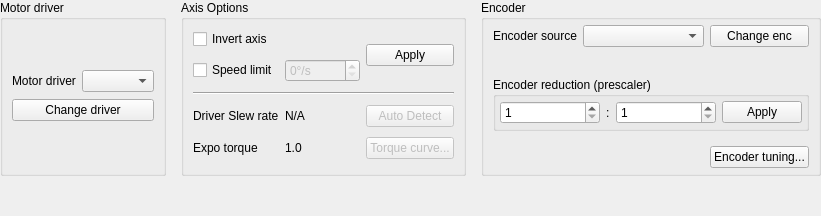
     <widget class="QWidget" name="tab_2">
      <property name="autoFillBackground">
       <bool>false</bool>
      </property>
      <attribute name="title">
       <string>Hardware</string>
      </attribute>
      <layout class="QGridLayout" name="gridLayout">
       <property name="leftMargin">
        <number>0</number>
       </property>
       <property name="topMargin">
        <number>0</number>
       </property>
       <property name="rightMargin">
        <number>0</number>
       </property>
       <property name="bottomMargin">
        <number>0</number>
       </property>
       <property name="spacing">
        <number>15</number>
       </property>
       <item row="0" column="0">
        <widget class="QGroupBox" name="groupBox_hardware">
         <property name="sizePolicy">
          <sizepolicy hsizetype="Preferred" vsizetype="Preferred">
           <horstretch>0</horstretch>
           <verstretch>0</verstretch>
          </sizepolicy>
         </property>
         <property name="title">
          <string>Motor driver</string>
         </property>
         <layout class="QGridLayout" name="gridLayout_2">
          <item row="1" column="1">
           <widget class="QComboBox" name="comboBox_driver">
            <property name="sizePolicy">
             <sizepolicy hsizetype="Preferred" vsizetype="Fixed">
              <horstretch>2</horstretch>
              <verstretch>0</verstretch>
             </sizepolicy>
            </property>
           </widget>
          </item>
          <item row="3" column="0" colspan="2">
           <spacer name="verticalSpacer">
            <property name="orientation">
             <enum>Qt::Orientation::Vertical</enum>
            </property>
            <property name="sizeType">
             <enum>QSizePolicy::Policy::Preferred</enum>
            </property>
            <property name="sizeHint" stdset="0">
             <size>
              <width>20</width>
              <height>40</height>
             </size>
            </property>
           </spacer>
          </item>
          <item row="2" column="0" colspan="2">
           <widget class="QPushButton" name="pushButton_submit_hw">
            <property name="sizePolicy">
             <sizepolicy hsizetype="Preferred" vsizetype="Fixed">
              <horstretch>0</horstretch>
              <verstretch>0</verstretch>
             </sizepolicy>
            </property>
            <property name="text">
             <string>Change driver</string>
            </property>
           </widget>
          </item>
          <item row="0" column="0" colspan="2">
           <spacer name="verticalSpacer_3">
            <property name="orientation">
             <enum>Qt::Orientation::Vertical</enum>
            </property>
            <property name="sizeType">
             <enum>QSizePolicy::Policy::Preferred</enum>
            </property>
            <property name="sizeHint" stdset="0">
             <size>
              <width>20</width>
              <height>40</height>
             </size>
            </property>
           </spacer>
          </item>
          <item row="1" column="0">
           <widget class="QLabel" name="label">
            <property name="text">
             <string>Motor driver</string>
            </property>
           </widget>
          </item>
         </layout>
        </widget>
       </item>
       <item row="0" column="1">
        <widget class="QGroupBox" name="groupBox_axisOption">
         <property name="title">
          <string>Axis Options</string>
         </property>
         <layout class="QGridLayout" name="gridLayout_7">
          <property name="topMargin">
           <number>5</number>
          </property>
          <property name="bottomMargin">
           <number>5</number>
          </property>
          <item row="3" column="0">
           <widget class="QLabel" name="label_16">
            <property name="text">
             <string>Driver Slew rate</string>
            </property>
           </widget>
          </item>
          <item row="1" column="1">
           <widget class="QSpinBox" name="spinBox_speedlimit">
            <property name="enabled">
             <bool>false</bool>
            </property>
            <property name="keyboardTracking">
             <bool>false</bool>
            </property>
            <property name="suffix">
             <string>°/s</string>
            </property>
            <property name="minimum">
             <number>0</number>
            </property>
            <property name="maximum">
             <number>65535</number>
            </property>
            <property name="singleStep">
             <number>10</number>
            </property>
            <property name="value">
             <number>0</number>
            </property>
           </widget>
          </item>
          <item row="1" column="0">
           <widget class="QCheckBox" name="checkBox_speedlimit">
            <property name="text">
             <string>Speed limit</string>
            </property>
           </widget>
          </item>
          <item row="3" column="1">
           <widget class="QLabel" name="label_maxDrvSlewRate">
            <property name="text">
             <string>N/A</string>
            </property>
           </widget>
          </item>
          <item row="4" column="2">
           <widget class="QPushButton" name="pushButton_expo">
            <property name="enabled">
             <bool>false</bool>
            </property>
            <property name="text">
             <string>Torque curve...</string>
            </property>
           </widget>
          </item>
          <item row="4" column="1">
           <widget class="QLabel" name="label_Expo">
            <property name="text">
             <string>1.0</string>
            </property>
           </widget>
          </item>
          <item row="0" column="1">
           <spacer name="horizontalSpacer_2">
            <property name="orientation">
             <enum>Qt::Orientation::Horizontal</enum>
            </property>
            <property name="sizeHint" stdset="0">
             <size>
              <width>40</width>
              <height>20</height>
             </size>
            </property>
           </spacer>
          </item>
          <item row="0" column="0">
           <widget class="QCheckBox" name="checkBox_invert">
            <property name="sizePolicy">
             <sizepolicy hsizetype="Preferred" vsizetype="Fixed">
              <horstretch>0</horstretch>
              <verstretch>0</verstretch>
             </sizepolicy>
            </property>
            <property name="toolTip">
             <string>&lt;html&gt;&lt;head/&gt;&lt;body&gt;&lt;p&gt;Reverses the axis.&lt;br/&gt;Also reverses the forces so they keep pointing in the correct direction.&lt;/p&gt;&lt;/body&gt;&lt;/html&gt;</string>
            </property>
            <property name="text">
             <string>Invert axis</string>
            </property>
           </widget>
          </item>
          <item row="3" column="2">
           <widget class="QPushButton" name="pushButton_2">
            <property name="enabled">
             <bool>false</bool>
            </property>
            <property name="text">
             <string>Auto Detect</string>
            </property>
           </widget>
          </item>
          <item row="4" column="0">
           <widget class="QLabel" name="label_15">
            <property name="text">
             <string>Expo torque</string>
            </property>
           </widget>
          </item>
          <item row="0" column="2" rowspan="2">
           <widget class="QPushButton" name="pushButton_apply_options">
            <property name="text">
             <string>Apply</string>
            </property>
           </widget>
          </item>
          <item row="2" column="0" colspan="3">
           <widget class="Line" name="line">
            <property name="orientation">
             <enum>Qt::Orientation::Horizontal</enum>
            </property>
           </widget>
          </item>
         </layout>
        </widget>
       </item>
       <item row="0" column="2">
        <widget class="QGroupBox" name="groupBox_encoder">
         <property name="sizePolicy">
          <sizepolicy hsizetype="Preferred" vsizetype="Preferred">
           <horstretch>0</horstretch>
           <verstretch>0</verstretch>
          </sizepolicy>
         </property>
         <property name="title">
          <string>Encoder</string>
         </property>
         <layout class="QGridLayout" name="gridLayout_4">
          <property name="topMargin">
           <number>5</number>
          </property>
          <property name="bottomMargin">
           <number>5</number>
          </property>
          <property name="verticalSpacing">
           <number>15</number>
          </property>
          <item row="0" column="2">
           <widget class="QComboBox" name="comboBox_encoder">
            <property name="sizePolicy">
             <sizepolicy hsizetype="Expanding" vsizetype="Fixed">
              <horstretch>1</horstretch>
              <verstretch>0</verstretch>
             </sizepolicy>
            </property>
            <property name="sizeAdjustPolicy">
             <enum>QComboBox::SizeAdjustPolicy::AdjustToContents</enum>
            </property>
           </widget>
          </item>
          <item row="5" column="1" colspan="3">
           <widget class="QGroupBox" name="groupBox_reduction">
            <property name="sizePolicy">
             <sizepolicy hsizetype="Preferred" vsizetype="Preferred">
              <horstretch>0</horstretch>
              <verstretch>0</verstretch>
             </sizepolicy>
            </property>
            <property name="minimumSize">
             <size>
              <width>0</width>
              <height>0</height>
             </size>
            </property>
            <property name="title">
             <string>Encoder reduction (prescaler)</string>
            </property>
            <property name="checkable">
             <bool>false</bool>
            </property>
            <layout class="QGridLayout" name="encreduc_layout">
             <property name="leftMargin">
              <number>4</number>
             </property>
             <property name="topMargin">
              <number>4</number>
             </property>
             <property name="rightMargin">
              <number>4</number>
             </property>
             <property name="bottomMargin">
              <number>4</number>
             </property>
             <item row="0" column="1">
              <widget class="QLabel" name="label_9">
               <property name="sizePolicy">
                <sizepolicy hsizetype="Fixed" vsizetype="Preferred">
                 <horstretch>0</horstretch>
                 <verstretch>0</verstretch>
                </sizepolicy>
               </property>
               <property name="text">
                <string>:</string>
               </property>
              </widget>
             </item>
             <item row="0" column="2">
              <widget class="QSpinBox" name="spinBox_reduction_denominator">
               <property name="sizePolicy">
                <sizepolicy hsizetype="Minimum" vsizetype="Fixed">
                 <horstretch>0</horstretch>
                 <verstretch>0</verstretch>
                </sizepolicy>
               </property>
               <property name="minimumSize">
                <size>
                 <width>100</width>
                 <height>0</height>
                </size>
               </property>
               <property name="minimum">
                <number>1</number>
               </property>
               <property name="maximum">
                <number>256</number>
               </property>
              </widget>
             </item>
             <item row="0" column="3">
              <widget class="QPushButton" name="pushButton">
               <property name="text">
                <string>Apply</string>
               </property>
              </widget>
             </item>
             <item row="0" column="0">
              <widget class="QSpinBox" name="spinBox_reduction_numerator">
               <property name="sizePolicy">
                <sizepolicy hsizetype="Minimum" vsizetype="Fixed">
                 <horstretch>0</horstretch>
                 <verstretch>0</verstretch>
                </sizepolicy>
               </property>
               <property name="minimumSize">
                <size>
                 <width>100</width>
                 <height>0</height>
                </size>
               </property>
               <property name="minimum">
                <number>1</number>
               </property>
               <property name="maximum">
                <number>256</number>
               </property>
              </widget>
             </item>
            </layout>
           </widget>
          </item>
          <item row="0" column="3">
           <widget class="QPushButton" name="pushButton_submit_enc">
            <property name="text">
             <string>Change enc</string>
            </property>
           </widget>
          </item>
          <item row="0" column="1">
           <widget class="QLabel" name="label_encoderSource">
            <property name="text">
             <string>Encoder source</string>
            </property>
           </widget>
          </item>
          <item row="3" column="1" colspan="3">
           <widget class="QStackedWidget" name="stackedWidget_encoder">
            <property name="sizePolicy">
             <sizepolicy hsizetype="Preferred" vsizetype="Preferred">
              <horstretch>0</horstretch>
              <verstretch>0</verstretch>
             </sizepolicy>
            </property>
            <property name="lineWidth">
             <number>0</number>
            </property>
            <property name="currentIndex">
             <number>1</number>
            </property>
            <widget class="QWidget" name="page"/>
            <widget class="QWidget" name="page_2">
             <property name="sizePolicy">
              <sizepolicy hsizetype="Minimum" vsizetype="Minimum">
               <horstretch>0</horstretch>
               <verstretch>0</verstretch>
              </sizepolicy>
             </property>
            </widget>
           </widget>
          </item>
          <item row="6" column="3">
           <widget class="QPushButton" name="pushButton_encoderTuning">
            <property name="text">
             <string>Encoder tuning...</string>
            </property>
           </widget>
          </item>
         </layout>
        </widget>
       </item>
       <item row="1" column="0" colspan="3">
        <spacer name="verticalSpacer_4">
         <property name="orientation">
          <enum>Qt::Orientation::Vertical</enum>
         </property>
         <property name="sizeType">
          <enum>QSizePolicy::Policy::Expanding</enum>
         </property>
         <property name="sizeHint" stdset="0">
          <size>
           <width>20</width>
           <height>40</height>
          </size>
         </property>
        </spacer>
       </item>
      </layout>
     </widget>
